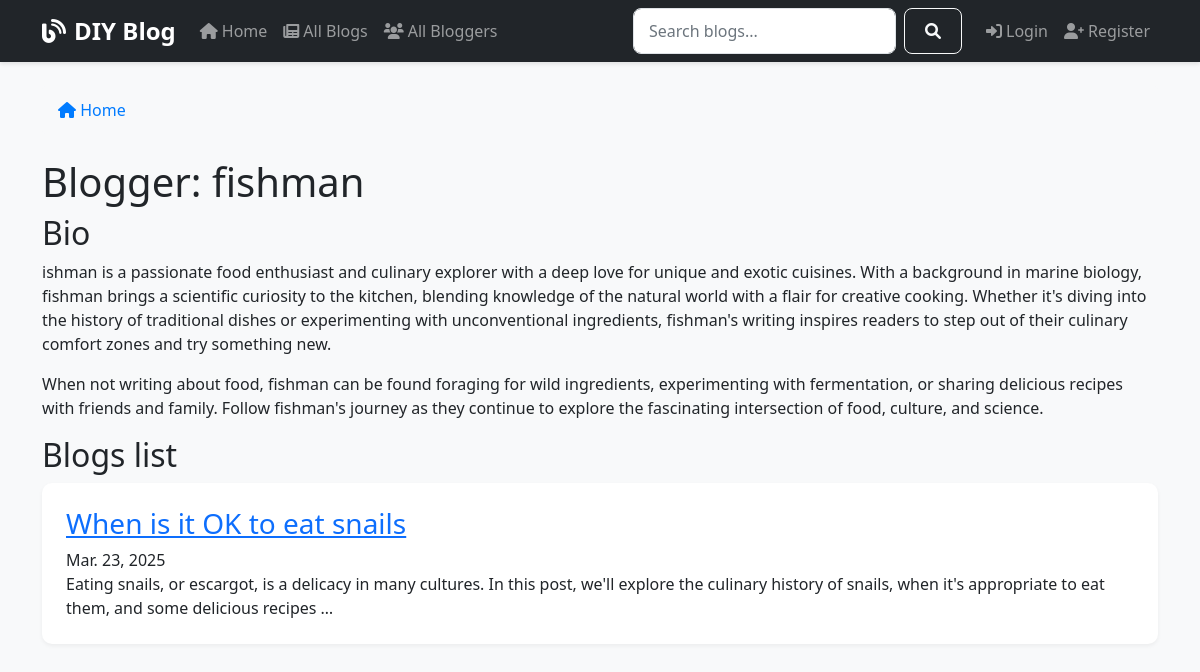
The page /blogger/5/ on the database as committed earlier.
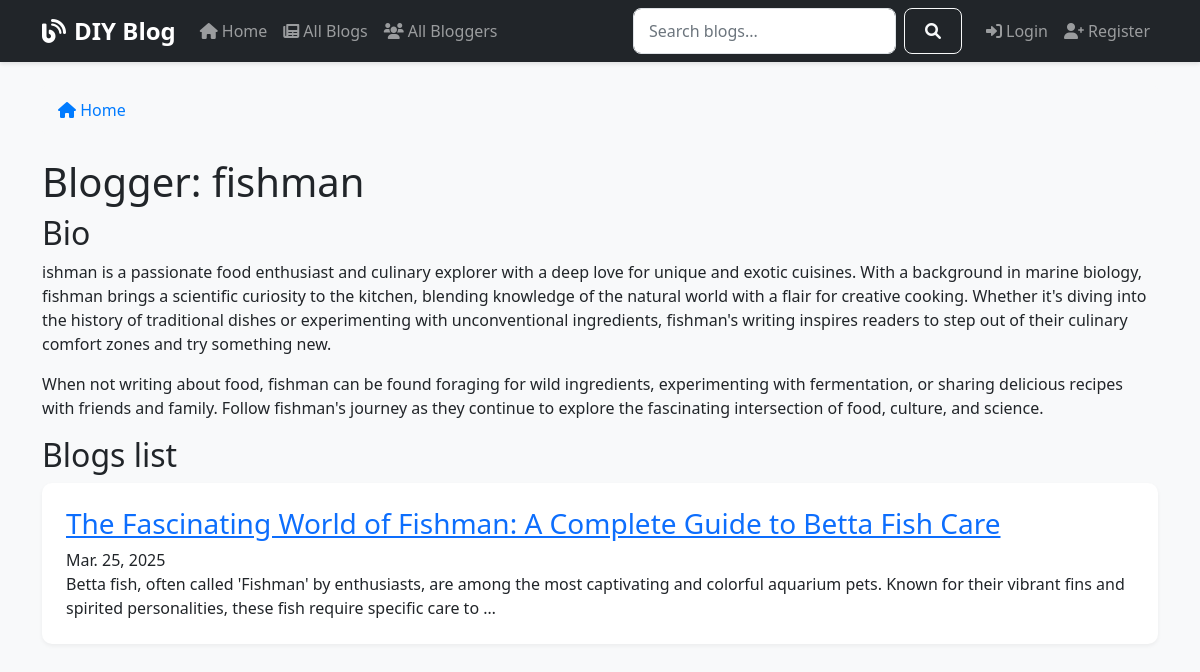
The same page on the database as committed later.
### blogs/models.py (models this page shows, shortened)
class BlogPost(models.Model):
    title = models.CharField(max_length=200)
    slug = models.SlugField(unique=True, null=True, blank=True)
    author = models.ForeignKey(Blogger, on_delete=models.CASCADE)
    content = models.TextField()
    post_date = models.DateTimeField(auto_now_add=True)
    last_modified = models.DateTimeField(auto_now=True)
    tags = models.ManyToManyField(Tag, blank=True)
    image = models.ImageField(upload_to='blog_images/', blank=True, null=True)
    likes = models.ManyToManyField(User, related_name='liked_posts', blank=True)
    views = models.PositiveIntegerField(default=0)
    class Meta:
        ordering = ['-post_date']
    def get_absolute_url(self):
        return reverse('blog-detail', args=[str(self.id)])

### blogs/views.py (the view)
# urls.py: path('blogger/<int:pk>/', views.BloggerDetailView.as_view(), name='blogger-detail'),
class BloggerDetailView(generic.DetailView):
    model = Blogger
    template_name = 'blogs/blogger_detail.html'
    def get_context_data(self, **kwargs):
        context = super().get_context_data(**kwargs)
        context['blog_posts'] = self.object.blogpost_set.all().order_by('-post_date')
        return context

### blogs/templates/blogs/blogger_detail.html (shortened to what this page needs)
{% extends "blogs/base.html" %}
{% block content %}
<div class="blogger-card">
    <h1>Blogger: {{ object.user.username }}</h1>
    {% if object.bio %}
        <div class="blogger-bio">
            <h2>Bio</h2>
            {{ object.bio|linebreaks }}
        </div>
    {% endif %}
</div>
<section class="blogger-posts">
    <h2>Blogs list</h2>
    {% if blog_posts %}
        <div class="blog-list">
            {% for post in blog_posts %}
                <article class="blog-post">
                    <h3>
                        <a href="{{ post.get_absolute_url }}">{{ post.title }}</a>
                    </h3>
                    <div class="post-meta">
                        {{ post.post_date|date:"M. j, Y" }}
                    </div>
                    <div class="post-excerpt">
                        {{ post.content|truncatewords:30 }}
                    </div>
                </article>
            {% endfor %}
        </div>
    {% else %}
        <p>This blogger hasn't written any posts yet.</p>
    {% endif %}
</section>
{% endblock %}

Rows that differ between the two databases and show on the page:
removed BlogPost: title "When is it OK to eat snails", post_date "Mar. 23, 2025", content "Eating snails, or escargot, is a delicacy in many cultures. In this post, we'll explore the culinary history of snails, when it's appropriate to eat them, and some delicious recipes …"
added BlogPost: title "The Fascinating World of Fishman: A Complete Guide to Betta Fish Care", post_date "Mar. 25, 2025", content "Betta fish, often called 'Fishman' by enthusiasts, are among the most captivating and colorful aquarium pets. Known for their vibrant fins and spirited personalities, these fish require specific care to …"
